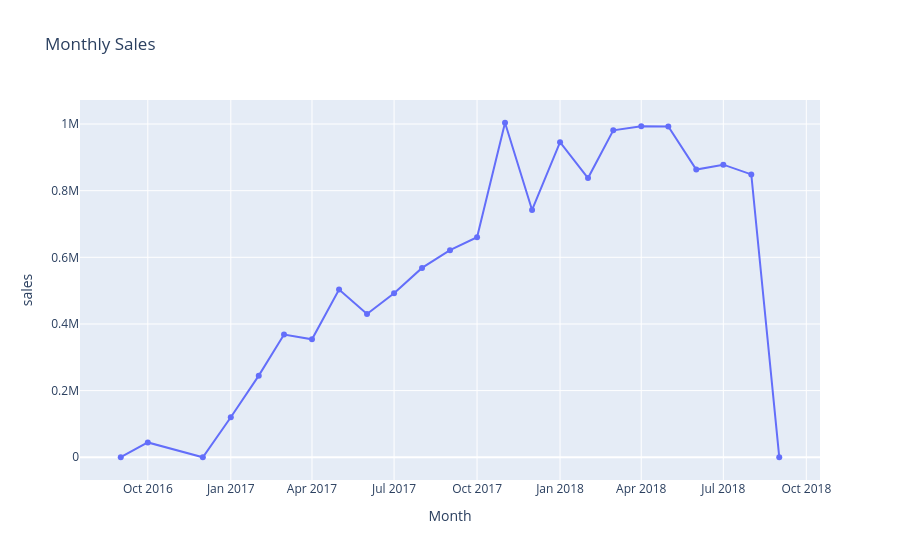
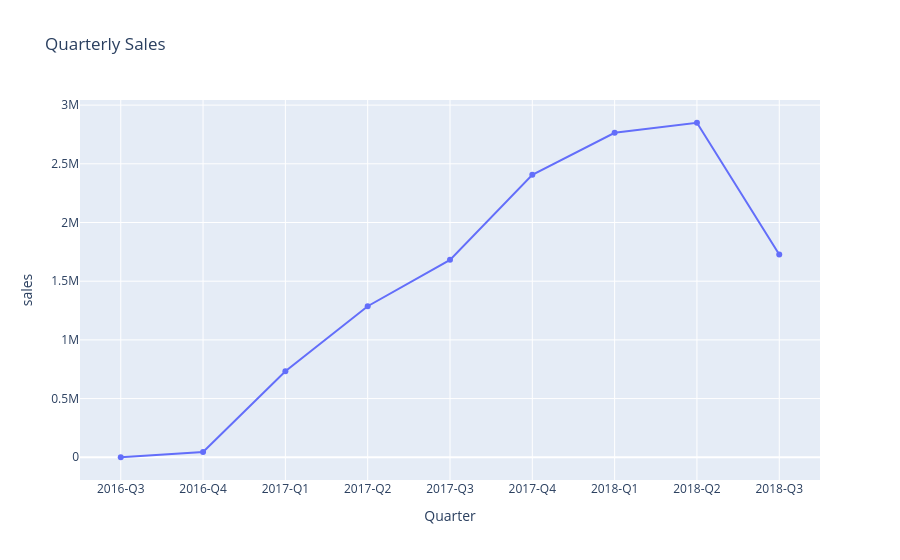
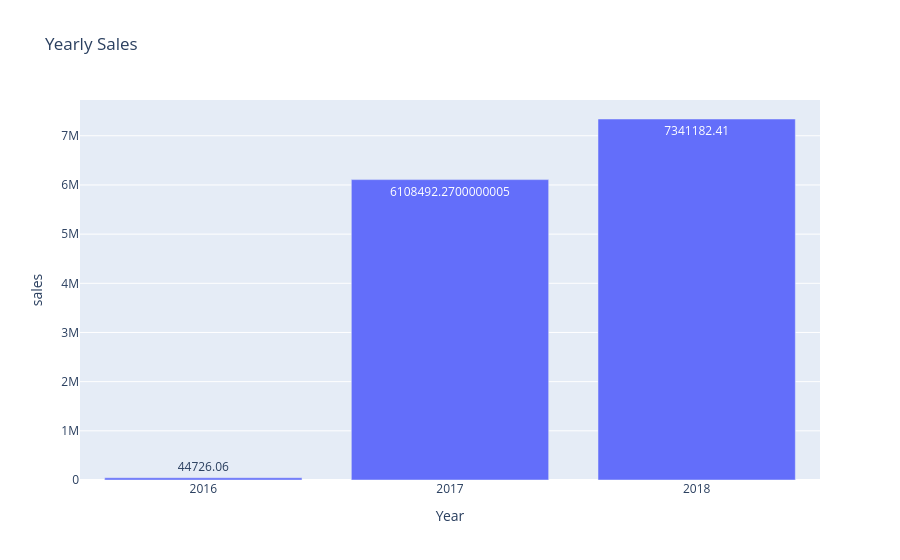

Here is the notebook cell these charts were saved with, in order:
### Code cell
monthly = time_sales[time_sales['time_grain']=='monthly'].copy()
fig_m = px.line(monthly, x='period', y='sales',
                title='Monthly Sales', markers=True)
fig_m.update_layout(xaxis_title='Month', yaxis_title='sales')
fig_m.show()

quarterly = time_sales[time_sales['time_grain']=='quarterly'].copy()
fig_q = px.line(quarterly, x='period', y='sales',
                title='Quarterly Sales', markers=True)
fig_q.update_layout(xaxis_title='Quarter', yaxis_title='sales')
fig_q.show()

yearly = time_sales[time_sales['time_grain']=='yearly'].copy()
fig_y = px.bar(yearly, x='period', y='sales',
               title='Yearly Sales', text='sales')
fig_y.update_layout(xaxis_title='Year', yaxis_title='sales')
fig_y.show()

### Figure 1 — Plotly figure (JSON) as saved in the notebook; plotly's stock layout.template omitted (floating-point values rounded to 4 significant figures)
{"data": [{"hovertemplate": "period=%{x}<br>sales=%{y}<extra></extra>", "legendgroup": "", "line": {"color": "#636efa", "dash": "solid"}, "marker": {"symbol": "circle"}, "mode": "lines+markers", "name": "", "orientation": "v", "showlegend": false, "type": "scatter", "x": ["2016-09", "2016-10", "2016-12", "2017-01", "2017-02", "2017-03", "2017-04", "2017-05", "2017-06", "2017-07", "2017-08", "2017-09", "2017-10", "2017-11", "2017-12", "2018-01", "2018-02", "2018-03", "2018-04", "2018-05", "2018-06", "2018-07", "2018-08", "2018-09"], "xaxis": "x", "y": [207.9, 44510.0, 10.9, 120100.0, 245000.0, 368300.0, 353800.0, 503200.0, 429900.0, 492300.0, 568200.0, 621400.0, 660200.0, 1004000.0, 742200.0, 945500.0, 837900.0, 981100.0, 993600.0, 992900.0, 863300.0, 878000.0, 848900.0, 145], "yaxis": "y"}], "layout": {"legend": {"tracegroupgap": 0}, "title": {"text": "Monthly Sales"}, "xaxis": {"anchor": "y", "domain": [0, 1], "title": {"text": "Month"}}, "yaxis": {"anchor": "x", "domain": [0, 1], "title": {"text": "sales"}}}}

### Figure 2 — Plotly figure (JSON) as saved in the notebook; plotly's stock layout.template omitted (floating-point values rounded to 4 significant figures)
{"data": [{"hovertemplate": "period=%{x}<br>sales=%{y}<extra></extra>", "legendgroup": "", "line": {"color": "#636efa", "dash": "solid"}, "marker": {"symbol": "circle"}, "mode": "lines+markers", "name": "", "orientation": "v", "showlegend": false, "type": "scatter", "x": ["2016-Q3", "2016-Q4", "2017-Q1", "2017-Q2", "2017-Q3", "2017-Q4", "2018-Q1", "2018-Q2", "2018-Q3"], "xaxis": "x", "y": [207.9, 44520.0, 733400.0, 1287000.0, 1681949, 2406000.0, 2764000.0, 2850000.0, 1727000.0], "yaxis": "y"}], "layout": {"legend": {"tracegroupgap": 0}, "title": {"text": "Quarterly Sales"}, "xaxis": {"anchor": "y", "domain": [0, 1], "title": {"text": "Quarter"}}, "yaxis": {"anchor": "x", "domain": [0, 1], "title": {"text": "sales"}}}}

### Figure 3 — Plotly figure (JSON) as saved in the notebook; plotly's stock layout.template omitted (floating-point values rounded to 4 significant figures)
{"data": [{"alignmentgroup": "True", "hovertemplate": "period=%{x}<br>sales=%{text}<extra></extra>", "legendgroup": "", "marker": {"color": "#636efa", "pattern": {"shape": ""}}, "name": "", "offsetgroup": "", "orientation": "v", "showlegend": false, "text": [44730.0, 6108000.0, 7341000.0], "textposition": "auto", "type": "bar", "x": ["2016", "2017", "2018"], "xaxis": "x", "y": [44730.0, 6108000.0, 7341000.0], "yaxis": "y"}], "layout": {"barmode": "relative", "legend": {"tracegroupgap": 0}, "title": {"text": "Yearly Sales"}, "xaxis": {"anchor": "y", "domain": [0, 1], "title": {"text": "Year"}}, "yaxis": {"anchor": "x", "domain": [0, 1], "title": {"text": "sales"}}}}
